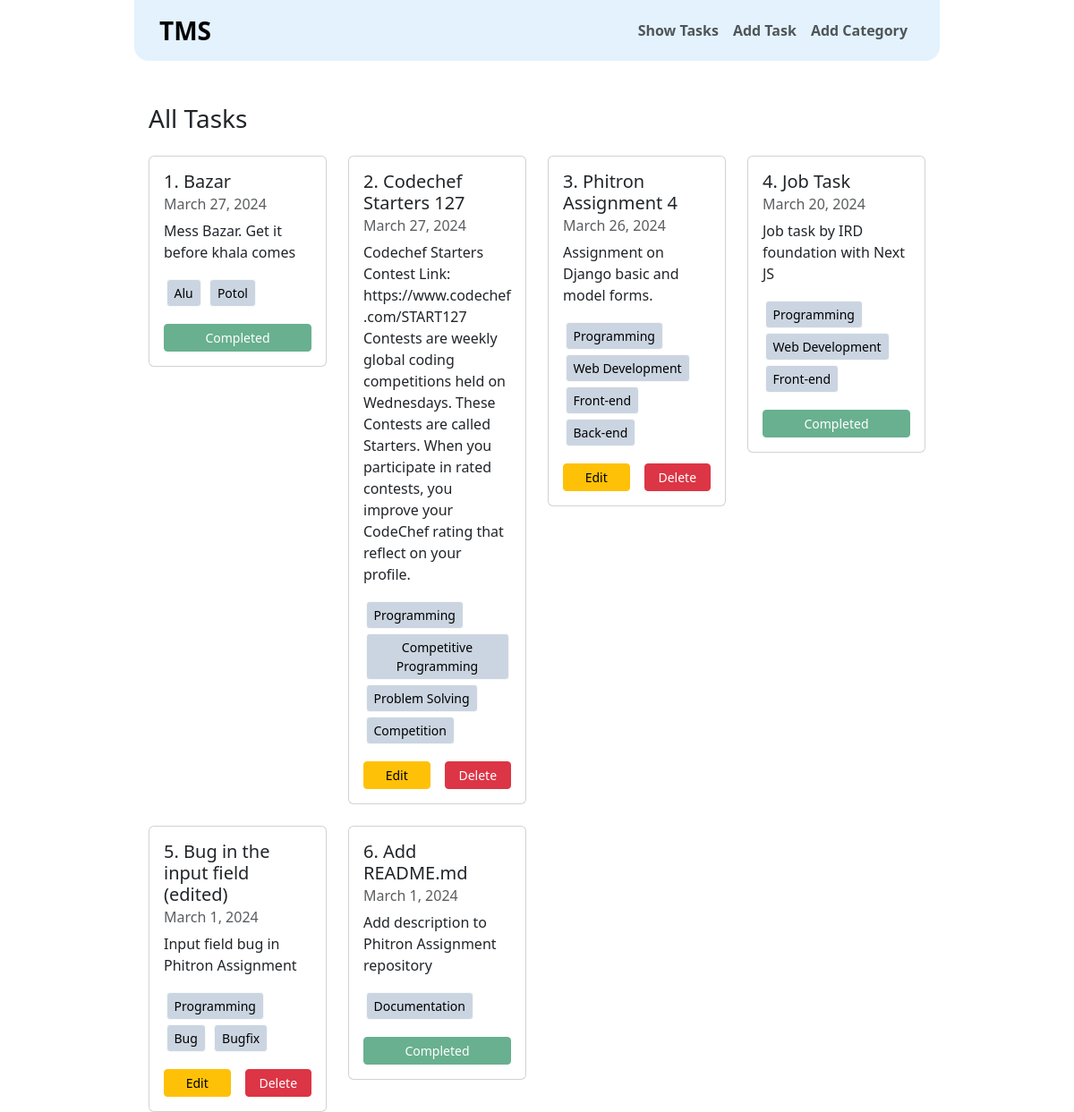
The page / on the database its author committed.
### task/models.py (models this page shows, shortened)
class Task(models.Model):
    task_title = models.CharField(max_length=200)
    task_description = models.TextField()
    task_assign_date = models.DateField()
    categories = models.ManyToManyField(Category)
    is_completed = models.BooleanField(blank=True, default=False)

### category/models.py (models this page shows)
class Category(models.Model):
    category_name = models.CharField(max_length=50)
    def __str__(self) -> str:
        return self.category_name

### Task_Management_System/views.py (the view)
# urls.py: path("", views.home, name="home"),
def home(request):
    task_data = Task.objects.all()
    return render(request, "home.html", {"task_data": task_data})

### templates/home.html
{% extends "base.html" %} {% block content %}
<div class="px-3">
  <h3 class="mb-4">All Tasks</h3>
  <div class="row g-4">
    {% for task in task_data %}
    <div class="col-3">
      <div class="card">
        <div class="card-body">
          <h5 class="card-title">{{task.id}}. {{task.task_title}}</h5>
          <h6 class="card-subtitle mb-2 text-body-secondary">
            {{task.task_assign_date}}
          </h6>
          <p class="card-text">{{task.task_description}}</p>
          <div>
            {% for category in task.categories.all %}
            <button
              class="btn btn-sm btn-light"
              style="background-color: #cbd5e1; margin: 2.5px"
            >
              {{category}}
            </button>
            {% endfor %}
          </div>
          <div class="row gx-3 mt-3">
            {% if task.is_completed == True %}
            <div>
              <button class="w-100 btn btn-sm btn-success disabled">
                Completed
              </button>
            </div>
            {% else %}
            <div class="col-6">
              <a
                href="{% url 'edit_task' task.id %}"
                class="w-100 btn btn-sm btn-warning"
                >Edit</a
              >
            </div>
            <div class="col-6">
              <a
                href="{% url 'delete_task' task.id %}"
                class="w-100 btn btn-sm btn-danger"
                >Delete</a
              >
            </div>
            {% endif %}
          </div>
        </div>
      </div>
    </div>
    {% endfor %}
  </div>
</div>
{% endblock content %}

### templates/base.html (shortened to what this page needs)
<!DOCTYPE html>
<html lang="en">
  <head>
    <link
      href="https://cdn.jsdelivr.net/npm/bootstrap@5.3.3/dist/css/bootstrap.min.css"
      rel="stylesheet"
    />
  </head>
  <body class="w-75 mx-auto">
    <nav
      class="navbar navbar-expand-lg rounded-bottom-4 px-3"
      style="background-color: #e3f2fd"
    >
      <div class="container-fluid">
        <a class="navbar-brand fw-bold fs-3" href="{% url 'home' %}">TMS</a>
        <div
          class="collapse navbar-collapse d-flex justify-content-end"
          id="navbarNavAltMarkup"
        >
          <div class="navbar-nav fw-semibold">
            <a class="nav-link" aria-current="page" href="{% url 'home' %}"
              >Show Tasks</a
            >
            <a class="nav-link" aria-current="page" href="{% url 'add_task' %}"
              >Add Task</a
            >
            <a
              class="nav-link"
              aria-current="page"
              href="{% url 'add_category' %}"
              >Add Category</a
            >
          </div>
        </div>
      </div>
    </nav>
    <div class="mt-5">{% block content %} {% endblock content %}</div>
  </body>
</html>

### rows shown on the page
Task: id "1", task_title "Bazar", task_assign_date "March 27, 2024", task_description "Mess Bazar. Get it before khala comes", is_completed "Completed"
Category: category_name "Alu"
Category: category_name "Potol"
Task: id "2", task_title "Codechef Starters 127", task_assign_date "March 27, 2024", task_description "Codechef Starters Contest Link: https://www.codechef.com/START127 Contests are weekly global coding competitions held on Wednesdays. These Contests are called Starters. When you participate in rated contests, you improve your CodeChef rating that reflect on your profile.", is_completed "Edit"
Category: category_name "Programming"
Category: category_name "Competitive Programming"
Category: category_name "Problem Solving"
Category: category_name "Competition"
Task: id "3", task_title "Phitron Assignment 4", task_assign_date "March 26, 2024", task_description "Assignment on Django basic and model forms.", is_completed "Edit"
Category: category_name "Web Development"
Category: category_name "Front-end"
Category: category_name "Back-end"
Task: id "4", task_title "Job Task", task_assign_date "March 20, 2024", task_description "Job task by IRD foundation with Next JS", is_completed "Completed"
Task: id "5", task_title "Bug in the input field (edited)", task_assign_date "March 1, 2024", task_description "Input field bug in Phitron Assignment", is_completed "Edit"
Category: category_name "Bug"
Category: category_name "Bugfix"
Task: id "6", task_title "Add README.md", task_assign_date "March 1, 2024", task_description "Add description to Phitron Assignment repository", is_completed "Completed"
Category: category_name "Documentation"
